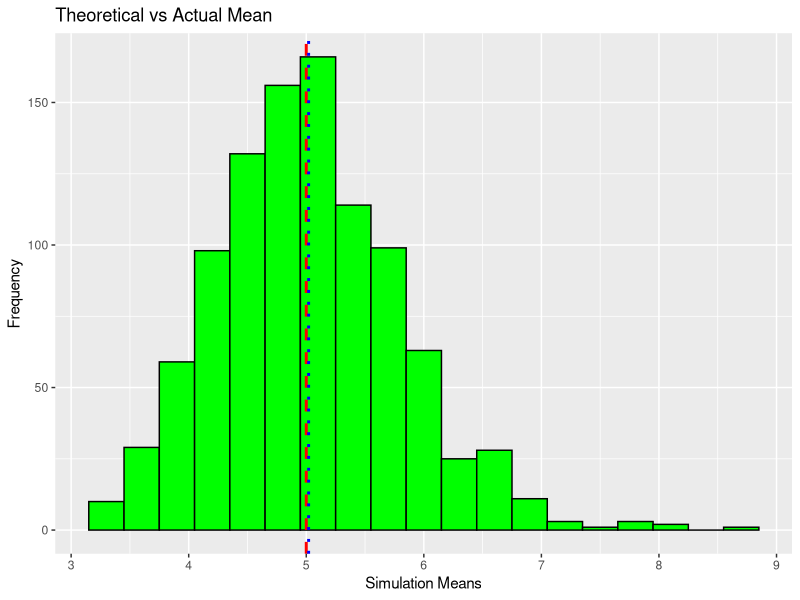
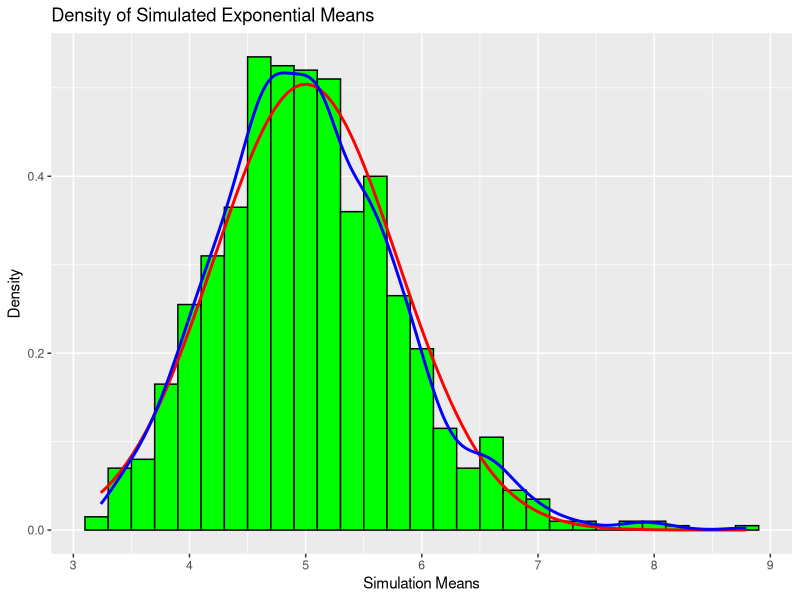

Write R code to recreate these figures, in order. (Note: this script raises an error after producing the figures.)
## ---- chunk 1
# Peer-graded Assignment: Course Project on Statistical Inference (Part 1)

## By: Cecilia Cruz-Ram, MD DPCOM

## Introduction:
# In this project we will investigate the exponential distribution in R and compare it with the 
# <b>Central Limit Theorem</b>. The exponential distribution can be simulated in R with 
# <b>rexp(n, lambda)</b> where lambda is the rate parameter. The mean of exponential distribution 
# is 1/lambda and the standard deviation is also 1/lambda. 

# Provided Data:
# * lambda = 0.2 for all of the simulations
# * Distribution of averages of 40 exponentials
# * Number of simulations = 1000

## Simulations:

# A. Setwd
setwd("/Users/sexybaboy/Documents/Files/Zetch/Online Courses/Data Science Specialization Feb18/R/Statistical Inference")

# B. Set seed of reproducibility
set.seed(2018)

# C. Set sample size
n <- 40              # sample size
lambda <- 0.2        # number of exponentials
simNum <- 1000       # number of simulations

# D. Run simulations
simMeans = NULL
for (i in 1 : 1000) {
  simMeans = c(simMeans, mean(rexp(n,lambda)))
}

head(simMeans)

# E. Instructions
# <b>*1. Show the sample mean and compare it to the theoretical mean of the distribution.*</b>

# Run theoretical mean
theosampMean <- round(1/lambda,3)
theosampMean

# Run actual mean
actualMean <- round(mean(simMeans),3)
actualMean

# Plot showing both means
require(ggplot2)
simMeansDf <- as.data.frame(simMeans)
g <- ggplot(simMeansDf, aes(x = simMeans))
g <- g + geom_histogram(binwidth = .3, color = "black", fill = "green") +
  geom_vline(xintercept = theosampMean, color = "red", size = 1, linetype = 2) +
  geom_vline(xintercept = actualMean, color = "blue", size = 1, linetype = 3) +
  labs(x = "Simulation Means", y = "Frequency", 
  title = "Theoretical vs Actual Mean")
g
dev.copy(png,'plot1.png')
print('plot1.png')
dev.off()

# *The red dashed vertical line indicate the theoretical sample mean, 1/lambda = 5, 
# while the green dashed vertical line is the calculated average sample mean size 
# of 40 of 1000 samples showing very close proximity.*

# <b>*2. Show how variable the sample is (via variance) and compare it to the theoretical 
# variance of the distribution.*</b>

# Run theoretical variance
theosampVar <- round((1/lambda)^2/n,3)
theosampVar

# Run actual variance
actualVar <- round(var(simMeans),3)
actualVar

# Table showing both theoretical and actual mean and variance
tab <- matrix(c(theosampMean, actualMean, 
                theosampVar,actualVar),
              ncol = 2, byrow = TRUE)
colnames(tab) <- c("Theoretical","Sample")
rownames(tab) <- c("Mean","Variance")
tab <- as.table(tab)
tab

# *Preceding table shows near identical values.*

# <b>*3. Show that the distribution is approximately normal.

# In point 3, focus on the difference between the distribution of a large collection 
# of random exponentials and the distribution of a large collection of averages of 40 exponentials.*</b>

# Make a histogram with the density and sample means. Add density curve of the normal distribution 
# and the sample distribution:
g <- ggplot(simMeansDf, aes(x=simMeans))
g <- g + geom_histogram(binwidth = .2, color = "black", fill = "green" , aes(y = ..density..)) +
  stat_function(fun = dnorm, args = list(mean = theosampMean, sd = sd(simMeans)), 
                color = "red", size = 1) +
  stat_density(geom = "line", color = "blue", size = 1)  +
  labs(x = "Simulation Means", y = "Density", 
       title = "Density of Simulated Exponential Means")
g
dev.copy(png,'plot2.png')
print('plot2.png')
dev.off()

# *Plot2 shows the distribution of means of the sampled exponential distributions which 
# appear to follow a normal distribution, due to the <b>Central Limit Theorem</b>. 
# An increase in the number of samples (currently 1000) will create a distribution 
# that would be even closer to the standard normal distribution. The red line above is 
# the normal distribution curve which closely approximates the blue colored sample curve.*

knitr::spin("SI Course Project (Part 1).R")
rmarkdown::render("SI Course Project (Part 1).R", "pdf_document")
